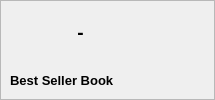
       <widget class="QFrame" name="frm_home_book">
        <property name="geometry">
         <rect>
          <x>10</x>
          <y>150</y>
          <width>215</width>
          <height>100</height>
         </rect>
        </property>
        <property name="minimumSize">
         <size>
          <width>215</width>
          <height>100</height>
         </size>
        </property>
        <property name="maximumSize">
         <size>
          <width>215</width>
          <height>100</height>
         </size>
        </property>
        <property name="frameShape">
         <enum>QFrame::StyledPanel</enum>
        </property>
        <property name="frameShadow">
         <enum>QFrame::Raised</enum>
        </property>
        <widget class="QLabel" name="lbl_home_book_info">
         <property name="geometry">
          <rect>
           <x>10</x>
           <y>10</y>
           <width>141</width>
           <height>45</height>
          </rect>
         </property>
         <property name="font">
          <font>
           <pointsize>14</pointsize>
           <weight>75</weight>
           <bold>true</bold>
          </font>
         </property>
         <property name="text">
          <string>-</string>
         </property>
         <property name="alignment">
          <set>Qt::AlignCenter</set>
         </property>
        </widget>
        <widget class="QLabel" name="lbl_home_book_icon">
         <property name="geometry">
          <rect>
           <x>144</x>
           <y>10</y>
           <width>65</width>
           <height>45</height>
          </rect>
         </property>
         <property name="minimumSize">
          <size>
           <width>65</width>
           <height>45</height>
          </size>
         </property>
         <property name="maximumSize">
          <size>
           <width>65</width>
           <height>45</height>
          </size>
         </property>
         <property name="text">
          <string/>
         </property>
         <property name="pixmap">
          <pixmap resource="Icons/bookstore.qrc">:/Icons/book.svg</pixmap>
         </property>
         <property name="scaledContents">
          <bool>false</bool>
         </property>
         <property name="alignment">
          <set>Qt::AlignCenter</set>
         </property>
        </widget>
        <widget class="QLabel" name="lbl_home_book_title">
         <property name="geometry">
          <rect>
           <x>10</x>
           <y>70</y>
           <width>195</width>
           <height>20</height>
          </rect>
         </property>
         <property name="font">
          <font>
           <pointsize>10</pointsize>
           <weight>75</weight>
           <bold>true</bold>
          </font>
         </property>
         <property name="text">
          <string>Best Seller Book</string>
         </property>
         <property name="alignment">
          <set>Qt::AlignLeading|Qt::AlignLeft|Qt::AlignVCenter</set>
         </property>
         <property name="wordWrap">
          <bool>false</bool>
         </property>
        </widget>
       </widget>
